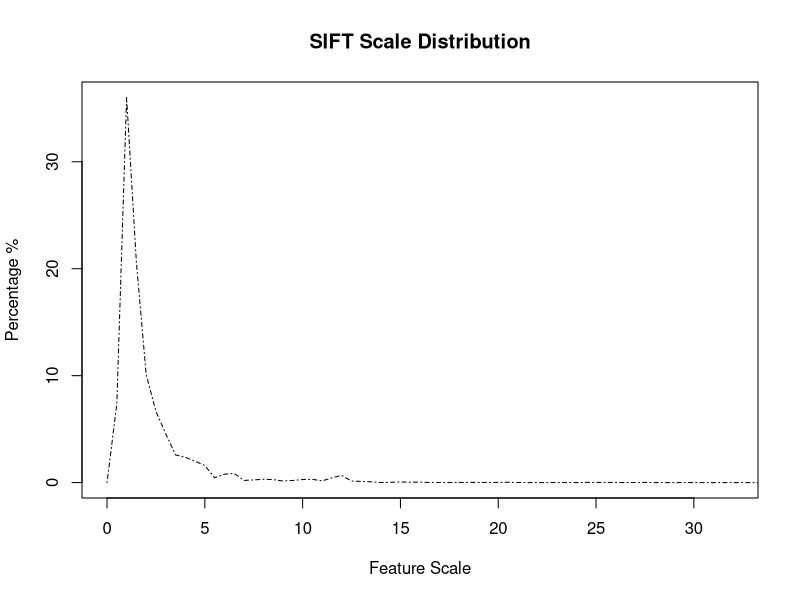

The R script that drew this image:

d <- read.table("skydiversclean_distribution.dat", header=TRUE, sep=",")
x <- d[,1]
y <- d[,2]
total = y

#plot(x, y, type = 'o', xlim = c(0, 30), ylim = c(0, 50), lty=1, pch=1);

d <- read.table("skydiverscluttered_distribution.dat", header=TRUE, sep=",")
x <- d[,1]
y <- d[,2]
total = total + y

#par(new=TRUE)
#plot(x, y, type = 'o', xlim = c(0, 30), ylim = c(0, 50), lty=2, pch=2)

d <- read.table("cupclean_distribution.dat", header=TRUE, sep=",")
x <- d[,1]
y <- d[,2]
total = total + y
#par(new=TRUE)
#plot(x, y, type = 'o', xlim = c(0, 30), ylim = c(0, 50), lty=3, pch=3)

d <- read.table("cupcluttered_distribution.dat", header=TRUE, sep=",")
x <- d[,1]
y <- d[,2]
total = total + y;
total = total/4.0
#total[1] + total[2] + total[3] + total[4] + total[5] + total[6] + total[7] + total[8] + total[9] + total[10] + total[11] + total[12] + total[13] + total[14]

#par(new=TRUE)
plot(x, total, type = 'l', xlim = c(0, 32), lty=4, main="SIFT Scale Distribution", xlab="Feature Scale", ylab="Percentage %")


#legend("topright", legend = c("SVM-pairwise"), text.width = strwidth("SVM-pairwise"), xjust = 1, yjust = 1, lty = c(1), pch = c(1), bty = "n", cex = 0.8, title = "")
